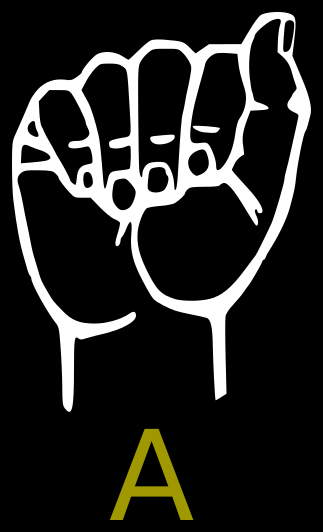
#> input picture kolory/a_labelled_dark.png, 323 x 532 px, found by its file name; its folder holds 4 pictures in this run
$ python colory_tlo.py
#> lines starting #> are read from the running program, lines starting #| are printed output that depends on the picture; after the words box and inside, x2 and y2 are one past the last pixel; in counts of white or black regions, pixels touching at a corner belong together
import cv2
import numpy as np

def remove_black_background(input_image_path, output_image_path):
    # Read the image
    img = cv2.imread(input_image_path, cv2.IMREAD_UNCHANGED)
#> img is the input picture: shape (532, 323, 4); mean B, G, R, A 35.6, 37.8, 37.9, 255

    # Define the color to be treated as the background (black)
    background_color = [0, 0, 0, 255]

    # Create a mask for the black background
    mask = np.all(img[:, :, :3] == background_color[:3], axis=-1)
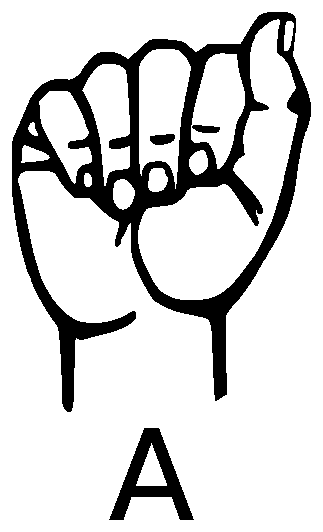
#> mask: shape (532, 323) bool; 82.9% white; 4 black regions, box (x1, y1, x2, y2) and area: (12, 12, 311, 412) 26213, (109, 428, 194, 520) 2775, (150, 134, 175, 145) 215, (192, 125, 220, 133) 170

    # Set the alpha channel to 0 for pixels with black background
    img[mask, 3] = 0

    # Save the result
    cv2.imwrite(output_image_path, img)

for i in range(0, 26):
    print(str(chr(ord('a') + i)))
    input_image_path = f"/Users/jakubjajonek/Developer/VSCode/Studia/kolory/{str(chr(ord('a') + i))}_labelled_dark.png"
    output_image_path = f"/Users/jakubjajonek/Developer/VSCode/Studia/kolory/{str(chr(ord('a') + i))}_labelled_dark_transparent.png"
    remove_black_background(input_image_path, output_image_path)
#> pass 2 of the loop `for i in range(0, 26):`:
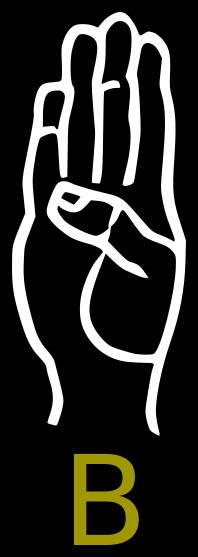
#> input picture kolory/b_labelled_dark.png, 198 x 557 px, found by its file name
#> in remove_black_background, img is the input picture: shape (557, 198, 4); mean B, G, R, A 41.5, 45.9, 46.1, 255
#> in remove_black_background (call 2), `mask = np.all(img[:, :, :3] == background_color[:3], axis=-1)`:
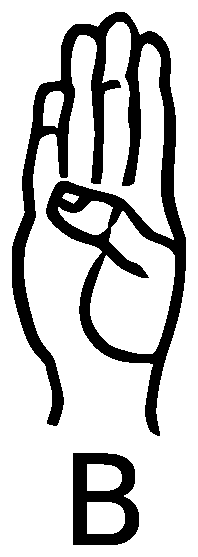
#> mask: shape (557, 198) bool; 78.7% white; 2 black regions, box (x1, y1, x2, y2) and area: (12, 12, 186, 436) 20006, (73, 453, 139, 545) 3529
#> pass 3 of the loop `for i in range(0, 26):`:
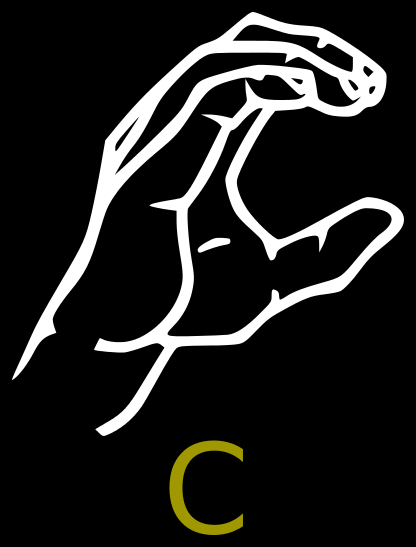
#> input picture kolory/c_labelled_dark.png, 416 x 547 px, found by its file name
#> in remove_black_background, img is the input picture: shape (547, 416, 4); mean B, G, R, A 30.1, 31.5, 31.5, 255
#> in remove_black_background (call 3), `mask = np.all(img[:, :, :3] == background_color[:3], axis=-1)`:
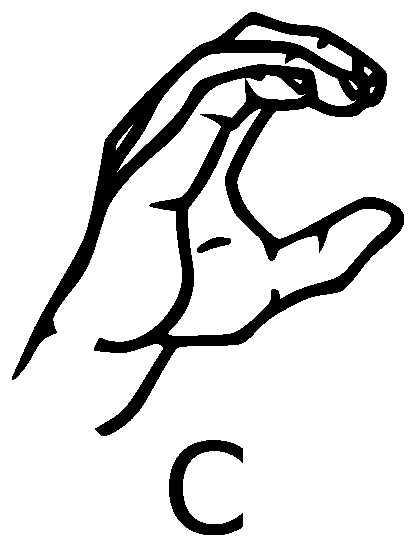
#> mask: shape (547, 416) bool; 85.9% white; 3 black regions, box (x1, y1, x2, y2) and area: (12, 12, 404, 436) 29365, (169, 440, 243, 535) 2360, (197, 237, 231, 253) 294
#> (the run stopped early here; a loop or call above may not have finished)
